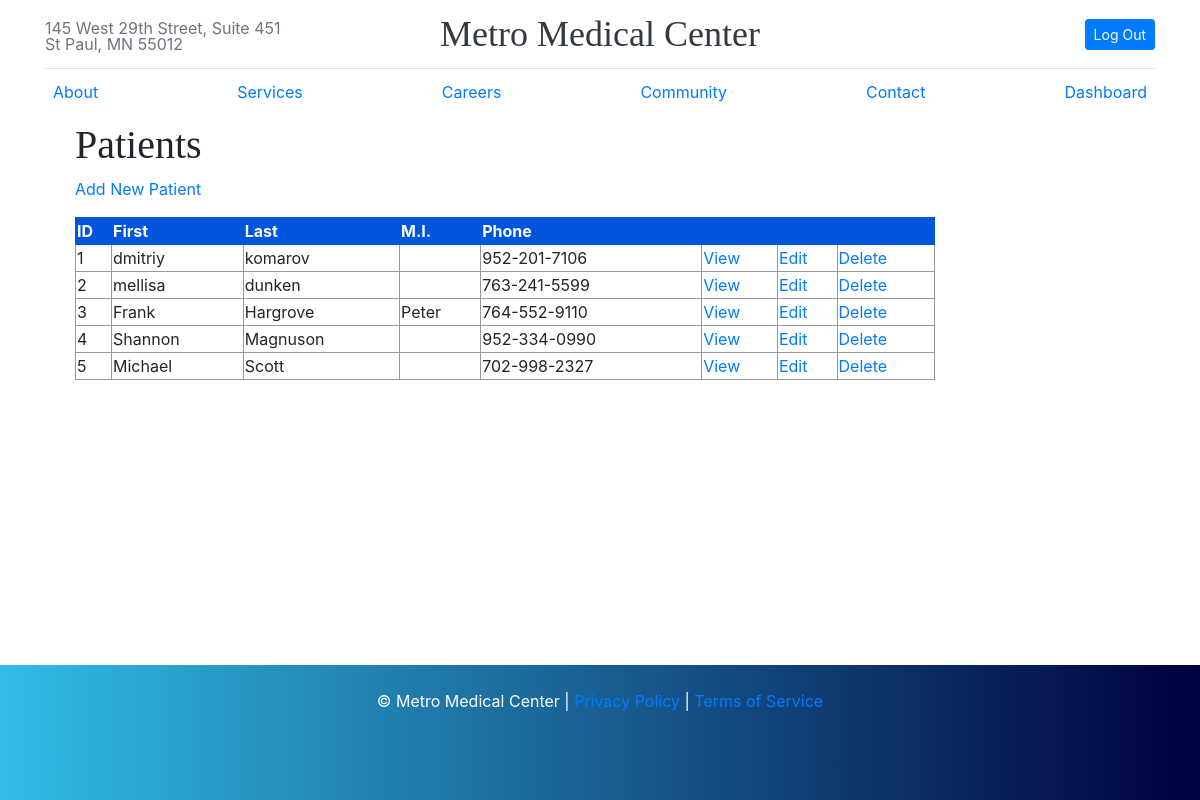
Page /metromed/public/administrator/patients/index.php (signed in) on the committed database.
### tables this page shows
CREATE TABLE user_info (
    user_id int NOT NULL AUTO_INCREMENT ,
    f_name varchar(50) NOT NULL,
    l_name varchar(50) NOT NULL,
    m_name varchar(50) NOT NULL,
    address varchar(255) NOT NULL,
    city varchar(50) NOT NULL,
    state varchar(50) NOT NULL,
    zip varchar(50) NOT NULL,
    phone_number bigint NOT NULL,
    dob DATE,
    ins_id int NOT NULL,
    policy_number varchar(50),
    PRIMARY KEY (user_id),
    FOREIGN KEY (ins_id) REFERENCES insurance(ins_id)
);

### metromed/private/functions.php (called while the page is built, shortened)
<?php
function url_for($script_path) {
  if($script_path[0] != '/') {
    $script_path = "/" . $script_path;
  }
  return WWW_ROOT . $script_path;
}
function u($string="") {
  return urlencode($string);
}
function h($string="") {
  return htmlspecialchars($string);
}
function phone_number_format($number) {
  $number = preg_replace("/[^\d]/","",$number);
  $length = strlen($number);
 if($length == 10) {
  $number = preg_replace("/^1?(\d{3})(\d{3})(\d{4})$/", "$1-$2-$3", $number);
 }
  return $number;
}
?>

### metromed/private/query_functions.php (called while the page is built, shortened)
<?php
  function find_all_patients() {
    global $db;
    $sql = "SELECT * FROM user_info ";
    $sql .= "ORDER BY user_id ASC";
    $result = mysqli_query($db, $sql);
    return $result;
  }
?>

### metromed/public/administrator/patients/index.php (the view, shortened to what this page needs)
<?php
include(SHARED_PATH . '/metromed_header.php');
  $patient_set = find_all_patients();
?>
<div id="content">
  <div class="subjects listing">
    <h1>Patients</h1>
    <div class="actions">
      <a class="actions" href="<?php echo url_for('/administrator/patients/new.php'); ?>">Add New Patient</a>
    </div>
  	<table class="list">
  	  <tr>
        <th>ID</th>
        <th>First</th>
        <th>Last</th>
  	    <th>M.I.</th>
        <th>Phone</th>
  	    <th>&nbsp;</th>
  	    <th>&nbsp;</th>
        <th>&nbsp;</th>
  	  </tr>
      <?php while($patient = mysqli_fetch_assoc($patient_set)) { ?>
        <tr>
          <td><?php echo h($patient['user_id']); ?></td>
          <td><?php echo h($patient['f_name']); ?></td>
          <td><?php echo h($patient['l_name']); ?></td>
    	    <td><?php echo h($patient['m_name']); ?></td>
          <td><?php echo phone_number_format(h($patient['phone_number'])); ?></td>
          <td><a class="action" href="<?php echo url_for('/administrator/patients/view.php?user_id=' . h(u($patient['user_id']))); ?>">View</a></td>
          <td><a class="action" href="<?php echo url_for('/administrator/patients/edit.php?user_id=' . h(u($patient['user_id']))); ?>">Edit</a></td>
          <td><a class="action" href="<?php echo url_for('/administrator/patients/remove.php?user_id=' . h(u($patient['user_id']))); ?>">Delete</a></td>
    	  </tr>
      <?php } ?>
  	</table>
  </div>
</div>
<?php include(SHARED_PATH . '/metromed_footer.php'); ?>

### metromed/private/shared/metromed_header.php (shortened to what this page needs)
<!DOCTYPE html>
<html>
<head>
    <link rel="stylesheet" href="https://stackpath.bootstrapcdn.com/bootstrap/4.3.1/css/bootstrap.min.css">
    <link rel="stylesheet" href="<?php echo url_for('/assets/css/metromed.css'); ?>" />
</head>
<body>
 <div class="container">
    <header class="site-header py-3">
      <div class="row flex-nowrap justify-content-between align-items-center">
        <div class="col-4 pt-1">
          <a class="text-muted">145 West 29th Street, Suite 451 <br>St Paul, MN 55012</a>
        </div>
        <div class="col-4 text-center">
          <a class="site-header-logo text-dark" href="<?php echo url_for('index.php') ?>">Metro Medical Center</a>
        </div>
        <div class="col-4 d-flex justify-content-end align-items-center">
          <?php if($_SESSION['loggedin'] == true){
            echo '<a class="btn btn-sm btn-primary" href="';
            echo url_for('logout.php');
            echo '">Log Out</a>';
          } else {
            echo '<a class="btn btn-sm btn-primary" href="';
            echo url_for('login.php');
            echo '">Login</a>';
          }
          ?>
        </div>
      </div>
    </header>
    <div class="nav-scroller py-1 mb-2">
      <nav class="nav d-flex justify-content-between">
        <a class="p-2 text-primary" href="<?php echo url_for('about.php') ?>">About</a>
        <a class="p-2 text-primary" href="<?php echo url_for('services.php') ?>">Services</a>
        <a class="p-2 text-primary" href="<?php echo url_for('careers.php') ?>">Careers</a>
        <a class="p-2 text-primary" href="<?php echo url_for('community.php') ?>">Community</a>
        <a class="p-2 text-primary" href="<?php echo url_for('contact.php') ?>">Contact</a>
        <?php
        if($_SESSION['loggedin'] == true){
          echo '<a class="p-2 text-primary" href="';
          echo url_for('userprofile.php');
          echo '">Dashboard</a>';
        }
          ?>
      </nav>
    </div>

### metromed/private/shared/metromed_footer.php
    </div>
    <footer class="page-footer">
      <p>© Metro Medical Center |<a href="privacy.php"> Privacy Policy </a>| <a href="terms.php">Terms of Service</p></a>
    </footer>
  </body>
</html>

### metromed/public/assets/css/metromed.css (style rules this page uses)
body { min-height: 100vh; position: relative; margin: 0; padding-bottom: 150px; }
.site-header { line-height: 1; border-bottom: 1px solid #e5e5e5; }
.site-header-logo { font-family: "Playfair Display", Georgia, "Times New Roman", serif; font-size: 2.25rem; }
h1, h2, h3, h4, h5, h6 { font-family: "Playfair Display", Georgia, "Times New Roman", serif; }
.nav-scroller { position: relative; z-index: 2; height: 2.75rem; overflow-y: hidden; }
.nav-scroller .nav { display: -webkit-box; display: -ms-flexbox; display: flex; -ms-flex-wrap: nowrap; flex-wrap: nowrap; padding-bottom: 1rem; margin-top: -1px; overflow-x: auto; text-align: center; white-space: nowrap; -webkit-overflow-scrolling: touch; }
.form-signin h1, p, h3, .privacy, .terms { text-align: center; }
.page-footer { position: absolute; bottom: 0; padding: 1.5rem 0; height: 135px; color: #fff; width: 100%; background: #00003E; background: -webkit-linear-gradient(to right, #31BDE6, #00003E); background: linear-gradient(to right, #31BDE6, #00003E); text-align: center; }
.page-footer p:last-child { margin-bottom: 0; }
#content { width: 920px; min-height: 500px; padding: 0 30px; }
.actions { margin-bottom: 1em; }
table { border-collapse: collapse; vertical-align: top; }
table.list { width: 100%; }
table.list tr td { border: 1px solid #999999; }
table.list tr th { border: 1px solid #0055DD; background: #0055DD; color: white; text-align: left; }

### rows in the picture
user_info: user_id "1", f_name "dmitriy", l_name "komarov", phone_number "952-201-7106"
user_info: user_id "2", f_name "mellisa", l_name "dunken", phone_number "763-241-5599"
user_info: user_id "3", f_name "Frank", l_name "Hargrove", m_name "Peter", phone_number "764-552-9110"
user_info: user_id "4", f_name "Shannon", l_name "Magnuson", phone_number "952-334-0990"
user_info: user_id "5", f_name "Michael", l_name "Scott", phone_number "702-998-2327"
